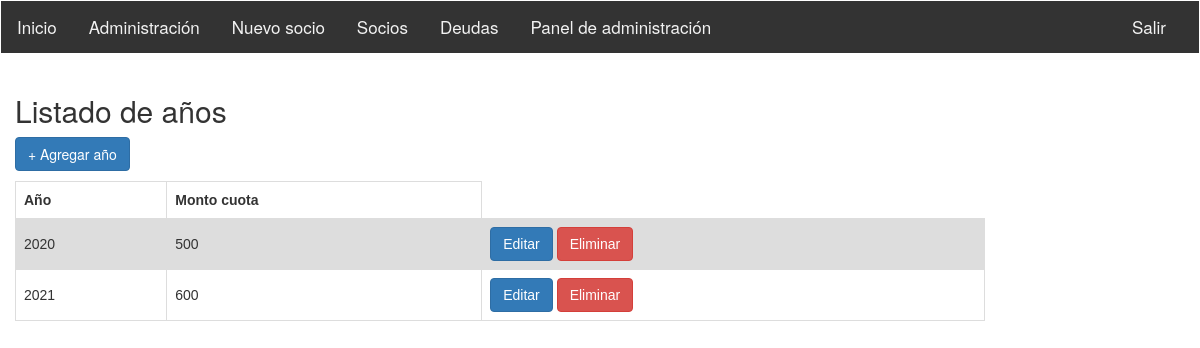
Before: /index/listadoanio (signed in) with the older database file.
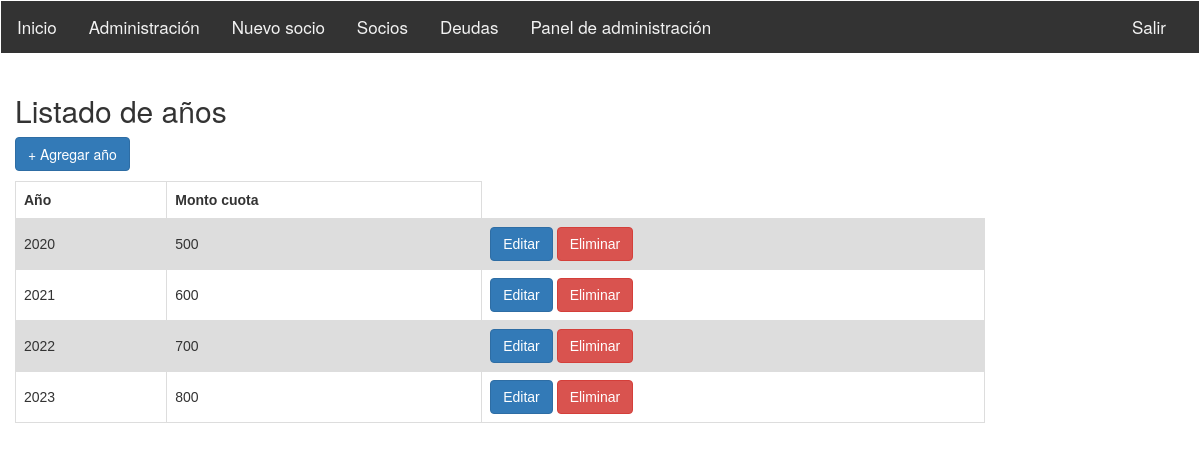
After: the same page with the newer database file.
### sistemasocioscap/models.py (models this page shows)
class Anio(models.Model):
	anio = models.CharField(max_length = 200)
	monto_cuota = models.IntegerField (null=True)

### sistemasocioscap/views.py (the view)
class AnioList(ListView):
    model = Anio
    template_name = 'anio_listado.html'

### sistemasocioscap/templates/anio_listado.html (shortened to what this page needs)
{% extends "base_generic.html" %}
{% block content %}
<h2>Listado de años</h2>
<a class="btn btn-primary" href="{% url 'anio_crear'%}">+ Agregar año </a>
<table class="tablasocios" style="">
  {% if object_list %}
  <tr>
    <th scope="row">Año</th>
    <th>Monto cuota</th>
  </tr>
  {% for anio in object_list %}
  <tr>
    <td>{{anio.anio}}</td>
    <td>{{anio.monto_cuota}}</td>
    <td>
    <a class="btn btn-primary" href="{% url 'anio_editar' anio.id %}">Editar</a>
    <a class="btn btn-danger" href="{% url 'anio_eliminar' anio.id %}">Eliminar</a>
    </td>
  </tr>
  {% endfor %}
  {% else %}
  <h4>No exisen registros de anio</h4>
  {% endif %}
</table>
{% endblock %}
{% load static %}

Changed rows visible on the page:
added Anio: anio "2022", monto_cuota "700"
added Anio: anio "2023", monto_cuota "800"
